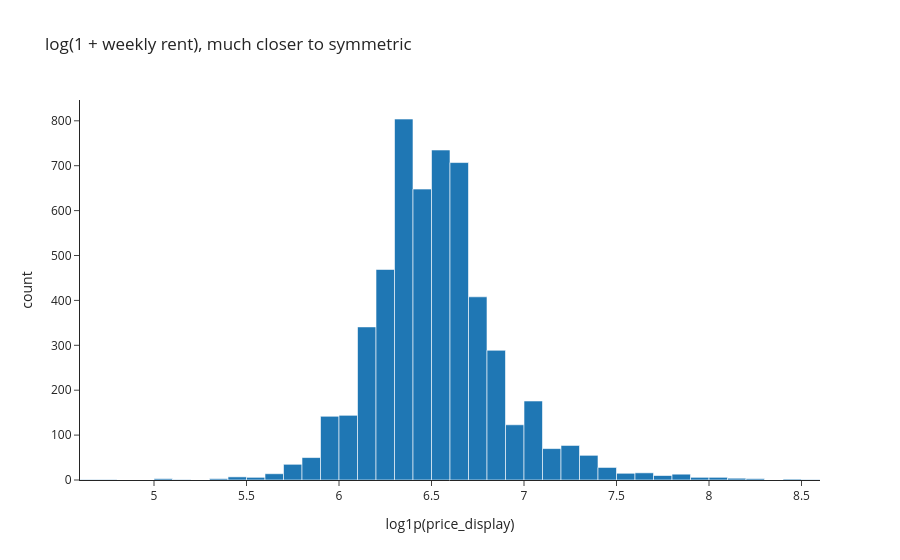

Notebook code cell kept with this figure:
### Markdown cell above
## 1. Target Transformation

The histogram in the baseline notebook showed that `price_display` is strongly right-skewed: a small number of luxury listings stretch into the \$3,000–\$5,000+ per week range. When the target is skewed, squared-error loss becomes dominated by these extreme observations and the model effectively over-fits to a handful of rows.

A standard remedy is to model `log(1 + price)` instead of `price`. Predictions are then exponentiated back to dollars before evaluation.

:::{tip} Why `log1p` and not `log`?
`np.log1p(x)` computes `log(1 + x)`, which is well-defined when `x = 0` and is numerically more stable than `log(x)` for small positive values. The inverse is `np.expm1(y) = exp(y) - 1`.
:::

### Code cell
y_train_log = np.log1p(y_train)
y_test_log = np.log1p(y_test)

fig = px.histogram(
    x=y_train_log,
    nbins=50,
    title="log(1 + weekly rent), much closer to symmetric",
    template="simple_white",
)
fig.update_layout(xaxis_title="log1p(price_display)", yaxis_title="count")
fig.show()

### Figure 1 — Plotly figure (JSON) as saved in the notebook; plotly's stock layout.template omitted (floating-point values rounded to 4 significant figures; data arrays with more than 128 entries replaced by an {"elided": "..."} marker saying what was removed)
{"data": [{"bingroup": "x", "hovertemplate": "x=%{x}<br>count=%{y}<extra></extra>", "legendgroup": "", "marker": {"color": "#1F77B4", "pattern": {"shape": ""}}, "name": "", "nbinsx": 50, "orientation": "v", "showlegend": false, "type": "histogram", "x": {"elided": "5413 float values"}, "xaxis": "x", "yaxis": "y"}], "layout": {"barmode": "relative", "legend": {"tracegroupgap": 0}, "title": {"text": "log(1 + weekly rent), much closer to symmetric"}, "xaxis": {"anchor": "y", "domain": [0.0, 1.0], "title": {"text": "log1p(price_display)"}}, "yaxis": {"anchor": "x", "domain": [0.0, 1.0], "title": {"text": "count"}}}}
